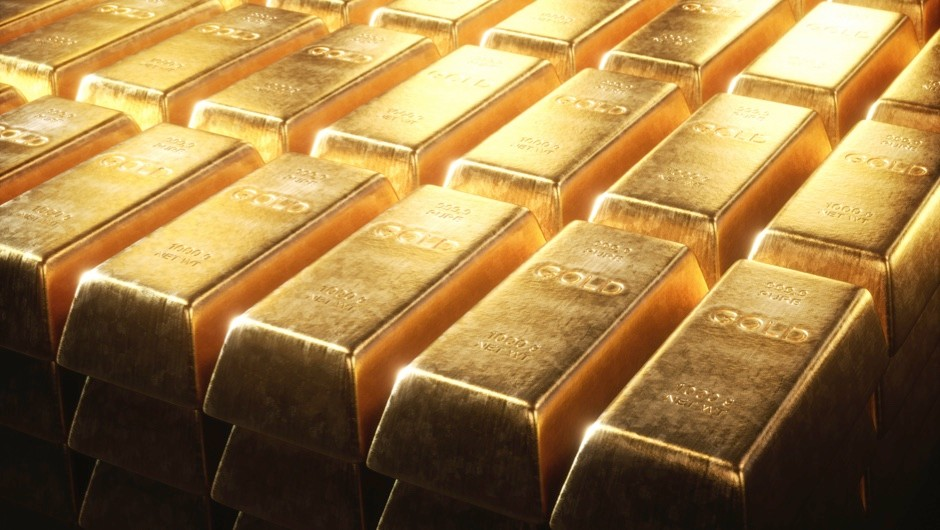
#> input picture demon-vision/testImages/testGold.jpg, 940 x 530 px
$ python material_classification.py
#> lines starting #> are read from the running program, lines starting #| are printed output that depends on the picture; after the words box and inside, x2 and y2 are one past the last pixel; in counts of white or black regions, pixels touching at a corner belong together; long printed decimals are rounded
import cv2 as cv
import numpy as np
import json

#source light values
source =(255,255,255)

img=cv.imread('testImages/testGold.jpg')
#> img is the input picture: shape (530, 940, 3); mean B, G, R 69.7, 123.6, 158.3
shape=np.shape(img)
#> shape = (530, 940, 3)
div=shape[0]*shape[1]
#> div = 498200

with open('jsonFiles/vision.json') as f:
#> (reads demon-vision/jsonFiles/vision.json from the repository)
    vis=json.load(f)
    avg=vis["avg"]

paddingCoef=0.1
padding=paddingCoef*((source[0]-avg[0])+(source[1]-avg[1])+(source[2]-avg[2]))/3
print(padding)
print(f'avg color {avg[0],avg[1],avg[2]}')

PavgPVB=avg[0]+padding
if PavgPVB>255:
    PavgPVB=255

PavgPVR=avg[2]+padding
if PavgPVR>255:
    PavgPVR=255

PavgPVG=avg[1]+padding
if PavgPVG>255:
    PavgPVG=255

mask=cv.inRange(img,(PavgPVR,PavgPVG,PavgPVB),(255,255,255))
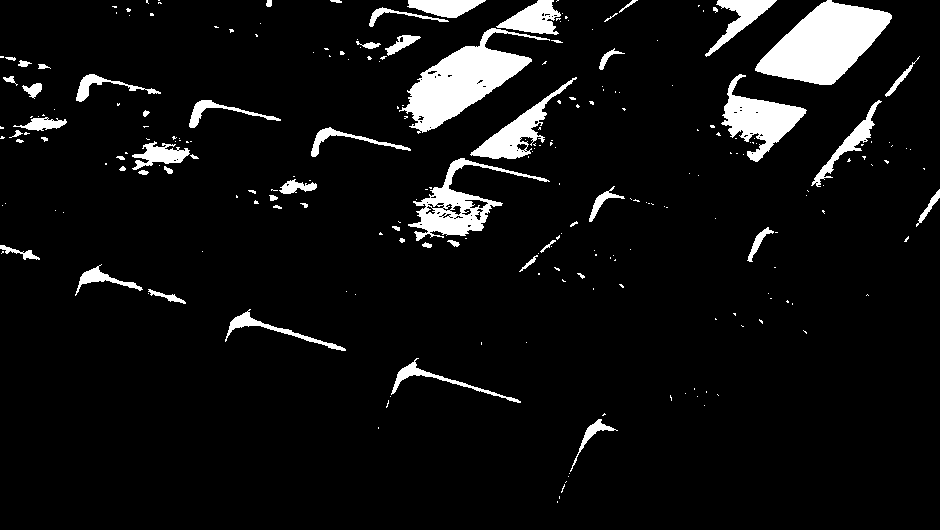
#> mask: shape (530, 940); 6.9% white; 241 white regions (181 under 20 px), largest, box (x1, y1, x2, y2) and area: (755, 0, 892, 85) 6660, (399, 28, 550, 134) 5827, (721, 74, 807, 162) 3002

#wpix- white pixels
wpix = np.argwhere(mask == 255)
#> wpix = 34273 pairs, first value 0 to 502, second value 0 to 939
aki=np.shape(wpix)[0]
#> aki = 34273
#white gradient
wgrad=np.array([0,0,0])
for i in wpix:
    wgrad+=img[i[0],i[1]]
#> this loop made 34273 passes
#> (i, wgrad) on passes 1 to 3: ([0, 146], [182, 231, 255]), ([0, 147], [369, 467, 510]), ([0, 158], [543, 690, 759])
#> after the loop, wgrad = [6881764, 8529939, 8684025]
print(f'wgrad {wgrad/aki}')
#| wgrad [200.793 248.882 253.378]

spix = np.argwhere(mask == 0)
#> spix = 463927 pairs, first value 0 to 529, second value 0 to 939
asi=np.shape(wpix)[0]
#> asi = 34273

#white gradient
sgrad=np.array([0,0,0])
for i in spix:
    sgrad+=img[i[0],i[1]]
    pass
#> this loop made 463927 passes
#> (i, sgrad) on passes 1 to 3: ([0, 0], [39, 77, 111]), ([0, 1], [81, 157, 225]), ([0, 2], [122, 236, 339])
#> after the loop, sgrad = [27818997, 53052147, 70198350]
print(f'sgrad {sgrad/asi}')
#| sgrad [ 811.688 1547.928 2048.211]

#metalic nature
Mnat=aki/div
#> Mnat = 0.0688
#
cv.imshow('OGimg',img)
cv.imshow('mask',mask)
cv.waitKey(0)
cv.destroyAllWindows()
